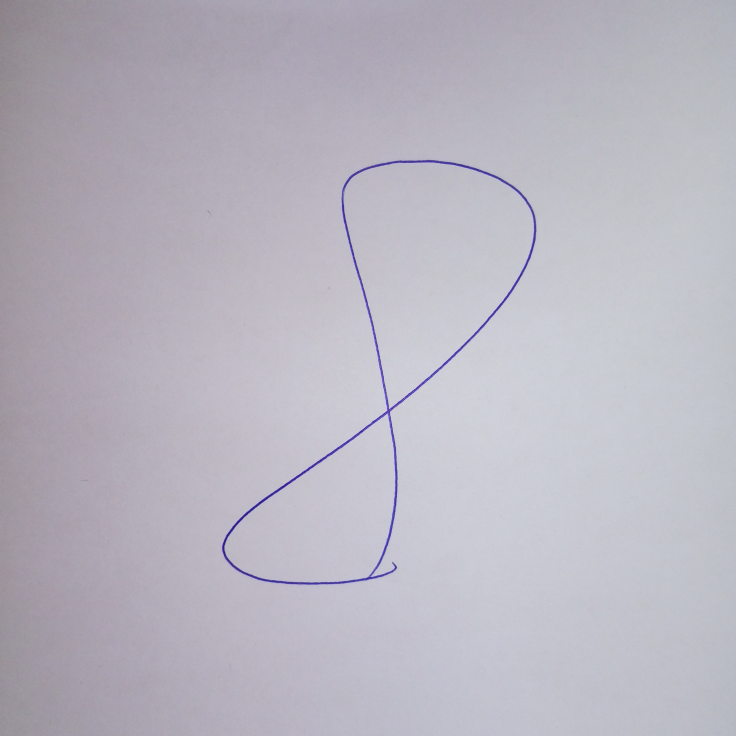
#> input picture projects/img/raw_img/eight.jpg, 2944 x 2944 px (shown at 1/4 size)
$ python image_preprocess_bis.py img/raw_img/eight.jpg
#> lines starting #> are read from the running program, lines starting #| are printed output that depends on the picture; after the words box and inside, x2 and y2 are one past the last pixel; in counts of white or black regions, pixels touching at a corner belong together
import cv2
import numpy as np
from imutils import contours
import sys
import matplotlib.pyplot as plt

def img_to_array(img_path):
    """Perform image preprocessing and return a grayscale NumPy array"""
#> called with img_path = 'img/raw_img/eight.jpg'
    # Read the image
    img = cv2.imread(img_path)
#> img is the input picture: shape (2944, 2944, 3); mean B, G, R 192.5, 182, 184.8

    # Resize to 48x48 for better resolution
    resized_img = cv2.resize(img,(48,48))
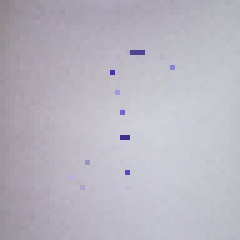
#> resized_img: shape (48, 48, 3) (shown 5 times larger); mean B, G, R 192.5, 182, 184.9

    # Convert to grayscale
    gray_img = cv2.cvtColor(resized_img, cv2.COLOR_BGR2GRAY)

    # Apply histogram equalization for contrast enhancement
    equ = cv2.equalizeHist(gray_img)
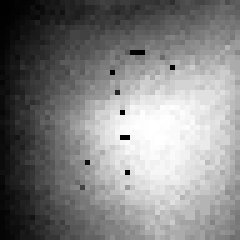
#> equ: shape (48, 48) (shown 5 times larger); min 0, max 255, mean 129.9

    # Apply Gaussian blur to remove noise
    blur = cv2.GaussianBlur(equ,(5,5),0)

    # Apply adaptive thresholding
    thresh = cv2.adaptiveThreshold(blur,255,cv2.ADAPTIVE_THRESH_GAUSSIAN_C, cv2.THRESH_BINARY,11,2)
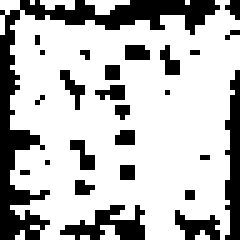
#> thresh: shape (48, 48) (shown 5 times larger); 72.5% white; 26 black regions (22 under 20 px), largest, box (x1, y1, x2, y2) and area: (0, 0, 44, 48) 320, (45, 14, 48, 48) 74, (12, 41, 29, 48) 61, (35, 42, 44, 48) 30

    # Normalize pixel values from 0-1
    thresh = thresh.astype("float") / 255.0

    # Convert to grayscale NumPy array
    img_array = np.array(thresh)

    # Return the preprocessed image array
    return img_array

if __name__ == "__main__":

    img_path = str(sys.argv[1])
    img_array = img_to_array(img_path)

    plt.imshow(img_array)
    plt.show()

$ run again, on projects/img/raw_img/four.jpg
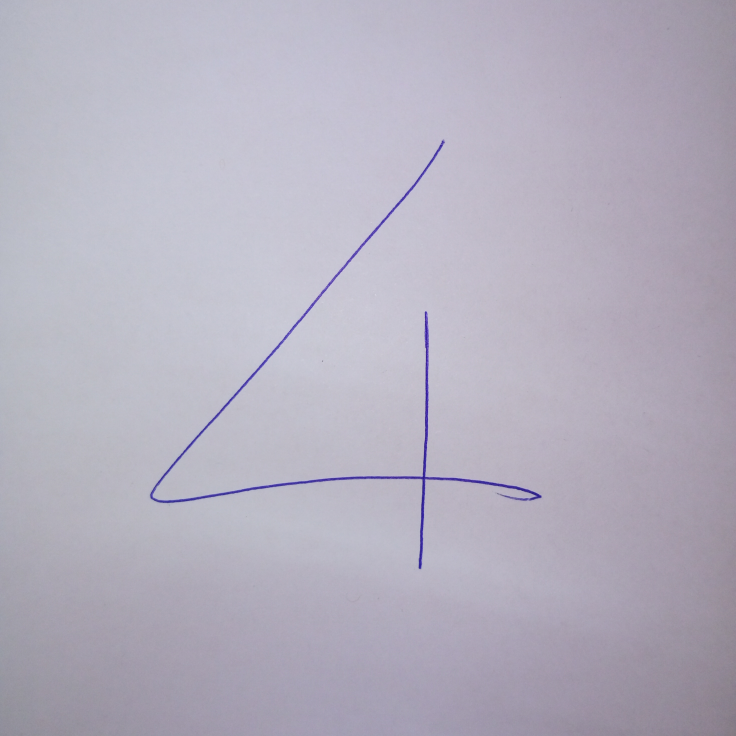
#> input picture projects/img/raw_img/four.jpg, 2944 x 2944 px (shown at 1/4 size)
#> in img_to_array, img is the input picture: shape (2944, 2944, 3); mean B, G, R 190.7, 176.1, 180.4
#> in img_to_array, `blur = cv2.GaussianBlur(equ,(5,5),0)`:
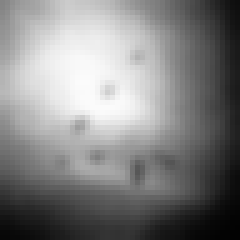
#> blur: shape (48, 48) (shown 5 times larger); min 2, max 252, mean 130.4
#> in img_to_array, `thresh = cv2.adaptiveThreshold(blur,255,cv2.ADAPTIVE_THRESH_GAUSSIAN_C..`:
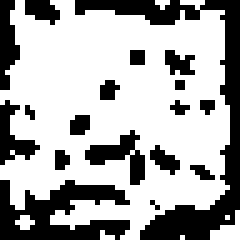
#> thresh: shape (48, 48) (shown 5 times larger); 66.3% white; 18 black regions (11 under 20 px), largest, box (x1, y1, x2, y2) and area: (15, 0, 48, 48) 304, (0, 36, 26, 48) 184, (17, 26, 29, 37) 55

$ run again, on projects/img/raw_img/nine.jpg
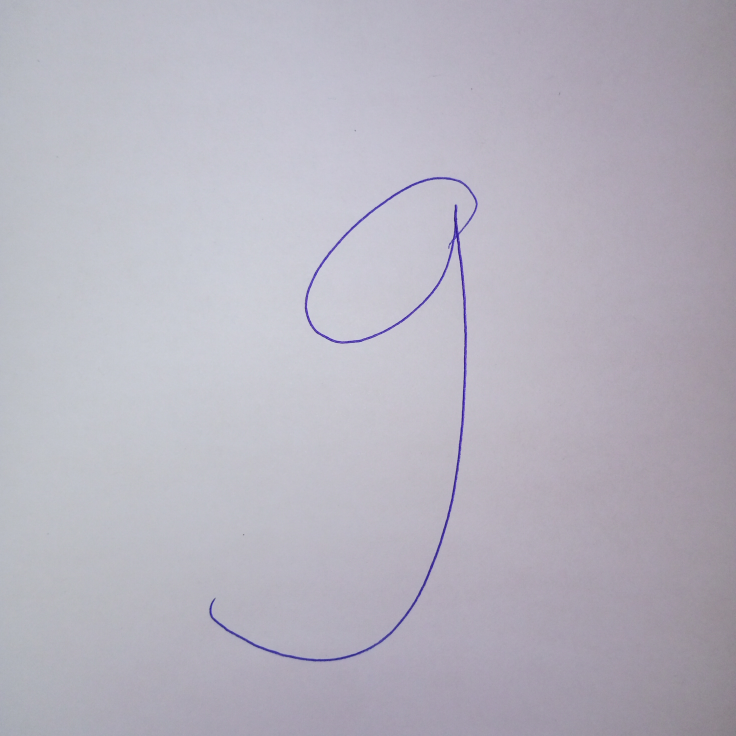
#> input picture projects/img/raw_img/nine.jpg, 2944 x 2944 px (shown at 1/4 size)
#> in img_to_array, img is the input picture: shape (2944, 2944, 3); mean B, G, R 190.9, 179.4, 182.4
#> in img_to_array, `equ = cv2.equalizeHist(gray_img)`:
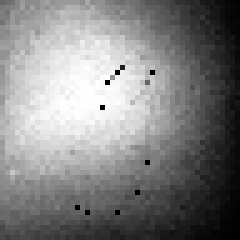
#> equ: shape (48, 48) (shown 5 times larger); min 0, max 255, mean 130
#> in img_to_array, `thresh = cv2.adaptiveThreshold(blur,255,cv2.ADAPTIVE_THRESH_GAUSSIAN_C..`:
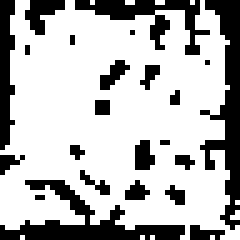
#> thresh: shape (48, 48) (shown 5 times larger); 71.5% white; 23 black regions (18 under 20 px), largest, box (x1, y1, x2, y2) and area: (40, 0, 48, 46) 163, (0, 36, 37, 48) 151, (15, 0, 42, 11) 99, (0, 0, 3, 30) 68, (5, 0, 13, 7) 31
